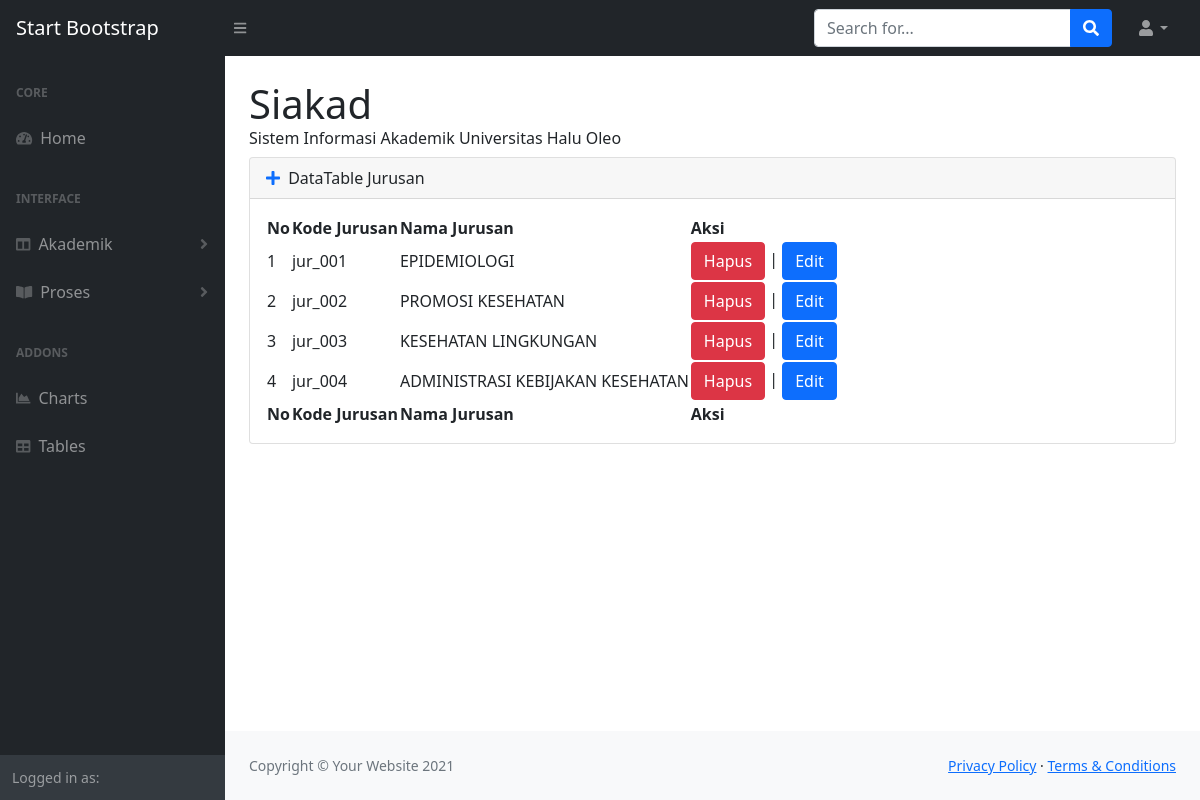
Page /index.php/jurusan on the committed database.
### tables this page shows
CREATE TABLE `jurusan` (
  `kd_jur` varchar(100) NOT NULL,
  `nama_jur` varchar(220) NOT NULL
);

### application/controllers/Jurusan.php (called while the page is built, shortened)
<?php
class Jurusan extends CI_Controller
{
    public function __construct()
    {
        $this->load->database();
        $this->load->model('M_jurusan');
        $this->load->library('session');
    }
    public function index()
    {
        $data= array(
        'title' => "Home Siakad Jurusan",
        'user' => $this->db->get_where('user', ['npm' => $this->session->userdata('npm')] )->row_array(),
        'jurusan' => $this->M_jurusan->tampilData()
        );
        $this->load->view('admin/templates/admin_header', $data);
        $this->load->view('admin/templates/admin_sidebar',$data);
        $this->load->view('admin/jurusan', $data);
        $this->load->view('admin/templates/admin_footer');
    }
}

### index.php (called while the page is built, shortened)
<?php
require_once BASEPATH.'core/CodeIgniter.php';

### application/models/M_jurusan.php (called while the page is built, shortened)
<?php
class M_jurusan extends CI_Model
{
    public function tampilData()
    {
        $this->db->select('*');
        $this->db->from('jurusan');
        $query = $this->db->get();
        return $query->result();
    }
}

### application/views/admin/jurusan.php (the view)
<div id="layoutSidenav_content">
    <main>
        <div class="container-fluid px-4">
            <h1 class="mt-4">Siakad</h1>
            <p style="line-height: 5px">Sistem Informasi Akademik Universitas Halu Oleo</p>
            <div class="card mb-4">
                <div class="card-header">
                    <a href="<?= base_url('Jurusan/tambah') ?>"><i class="fas fa-plus me-1"></i></a>
                    DataTable Jurusan
                </div>
                <div class="card-body">
                    <table id="datatablesSimple">
                        <thead>
                            <tr>
                                <th>No</th>
                                <th>Kode Jurusan</th>
                                <th>Nama Jurusan</th>
                                <th>Aksi</th>
                            </tr>
                        </thead>
                        <tfoot>
                            <tr>
                                <th>No</th>
                                <th>Kode Jurusan</th>
                                <th>Nama Jurusan</th>
                                <th>Aksi</th>
                            </tr>
                        </tfoot>
                        <tbody>
                            <?php $nomor = 1;
                            foreach ($jurusan as $row) : ?>
                                <tr>
                                    <td><?= $nomor ?></td>
                                    <td><?= $row->kd_jur; ?></td>
                                    <td><?= $row->nama_jur; ?></td>
                                    <td><a href="<?= base_url('Jurusan/hapus/' . $row->kd_jur) ?>" class="btn btn-danger">Hapus</a> |
                                        <a href="<?= base_url('Jurusan/edit/' . $row->kd_jur) ?>" class="btn btn-primary">Edit</a>
                                    </td>
                                </tr>
                            <?php $nomor++;
                            endforeach; ?>
                        </tbody>
                    </table>
                </div>
            </div>
        </div>
    </main>

### rows in the picture
jurusan: kd_jur "jur_001", nama_jur "EPIDEMIOLOGI"
jurusan: kd_jur "jur_002", nama_jur "PROMOSI KESEHATAN"
jurusan: kd_jur "jur_003", nama_jur "KESEHATAN LINGKUNGAN"
jurusan: kd_jur "jur_004", nama_jur "ADMINISTRASI KEBIJAKAN KESEHATAN"
